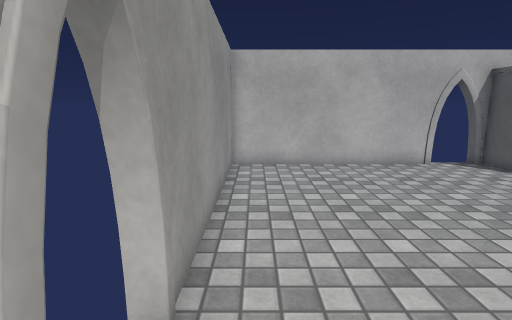
view 1 (above)

16 first-person views from a walk through a 3-D level made in the Unity game engine. The camera is 1.3 m above the floor, tilts 10° down and sees 80° across. The floor is counted in squares, 0.5 m on a side. Each view is taken from the middle of a square. On the plan, view 1 faces up. The plan holds only what a view shows up to about 20 squares ahead; the rest is blank. The place goes on beyond the plan. The player is left out. Surface patterns are stand-ins for the level's own textures.

view 2
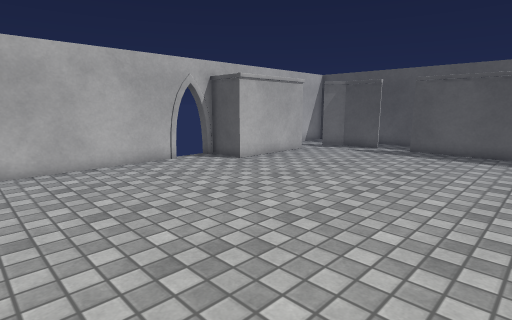

view 3
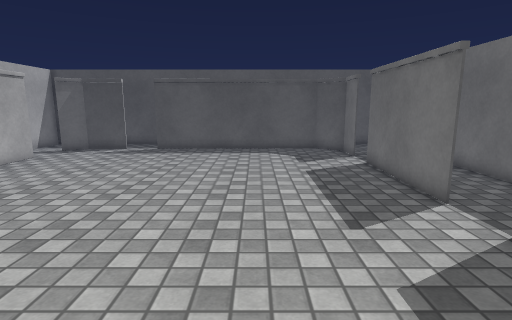

view 4
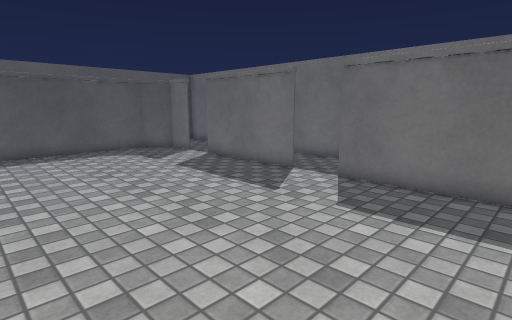

view 5
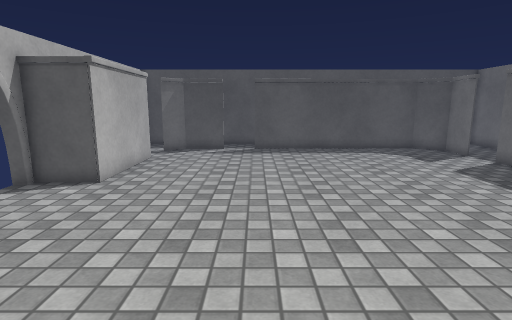

view 6
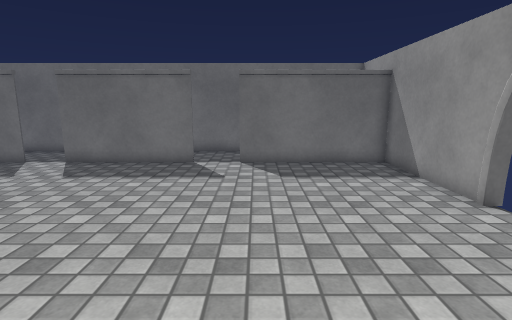

view 7
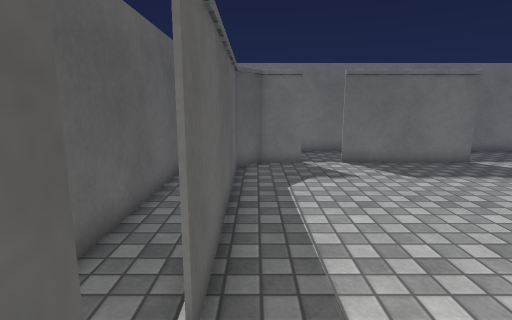

view 8
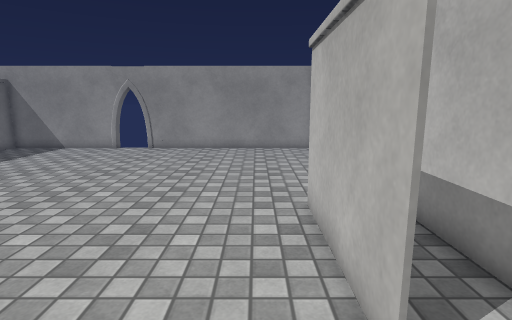

view 9
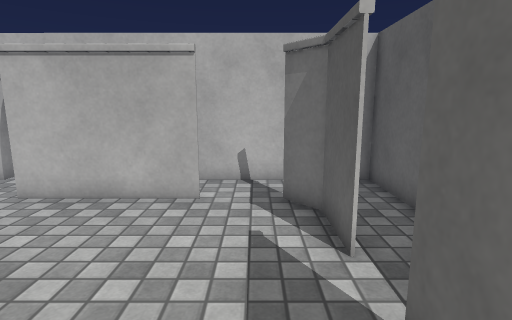

view 10
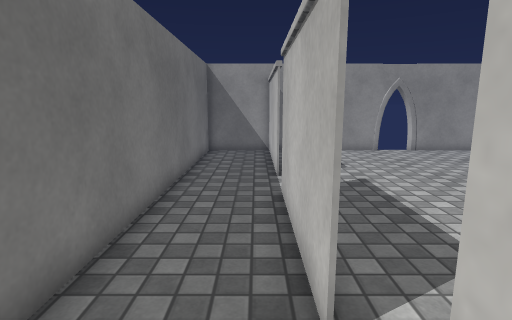

view 11
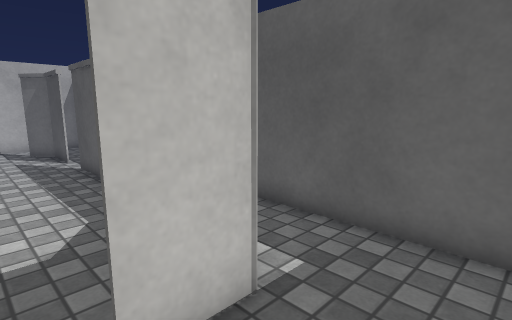

view 12
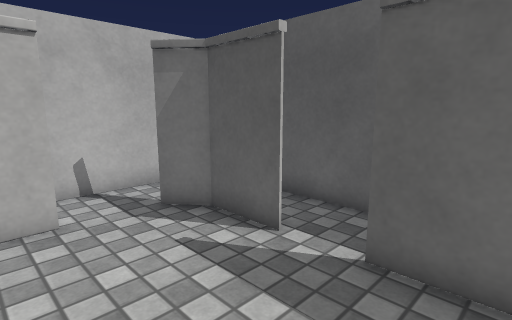

view 13
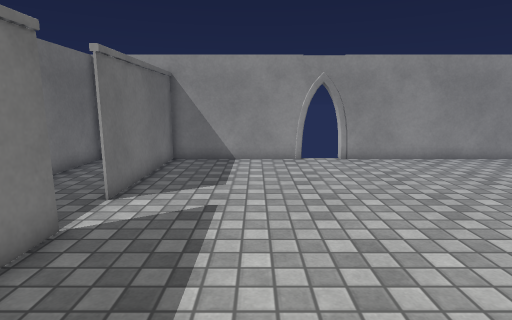

view 14
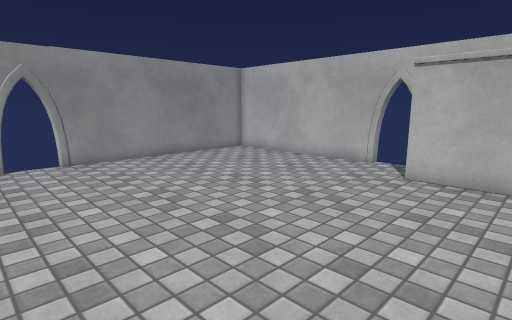

view 15
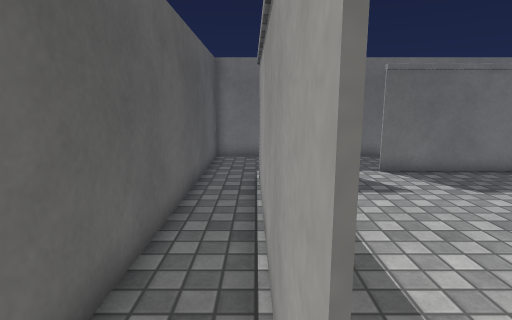

view 16
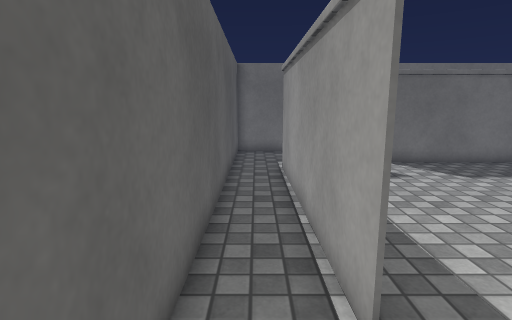

### Floor plan
Ten units are one square. View 1 is at (0, 0); x grows to the right and y downward. Boxes are objects, and circles mark ways between rooms. Rooms are numbered by the first view taken in them; rooms with no view inside come last. Other rooms are left out.
<svg viewBox="-17 -145 233 238">
<path fill="none" stroke="#000" d="M79 51 140 51M86 -137 -11 -137 -11 -26M82 -137 79 -136M155 -114 103 -114 103 -138M-11 -36 -10 -33 -12 -28M-9 -15 -11 -10M-11 -20 -11 50M-11 -15 -10 -13M187 -79 186 -103 177 -115M159 51 177 51 188 37 187 -61M-11 51 59 51M140 52 79 52M179 52 159 52M58 52 34 52M32 52 26 52M24 52 18 52M14 52 8 52M2 52 -4 52M-11 50 -11 88 211 88 211 -137 194 -137M188 -61 189 37M194 -137 93 -137M103 -138 97 -134"/>
<circle cx="145" cy="50" r="3" fill="#2a7"/>
<circle cx="190" cy="-70" r="3" fill="#2a7"/>
<circle cx="65" cy="50" r="3" fill="#2a7"/>
<circle cx="165" cy="-110" r="3" fill="#2a7"/>
<circle cx="185" cy="-125" r="3" fill="#2a7"/>
<text x="90" y="-40">1</text>
<text x="120" y="60">2</text>
<text x="160" y="-120">3</text>
</svg>
Room 1 opens to room 2. Room 1 opens to room 3. Room 2 opens to room 3.

Where each view was taken, in squares from view 1:
view 1: 0 up, 0 right, facing up
view 2: 0 up, 0 right, facing up-right
view 3: 0 up, 0 right, facing right
view 4: 5 up, 0 right, facing down-right
view 5: 6 up, 0 right, facing right
view 6: 9 up, 5 right, facing down
view 7: 9 up, 18 right, facing down
view 8: 10 up, 18 right, facing left
view 9: 3 up, 17 right, facing up
view 10: 6 down, 17 right, facing left
view 11: 8 down, 15 right, facing up-right
view 12: 4 up, 14 right, facing up-right
view 13: 1 down, 14 right, facing left
view 14: 0 up, 14 right, facing up-left
view 15: 7 up, 19 right, facing down
view 16: 9 up, 20 right, facing down
